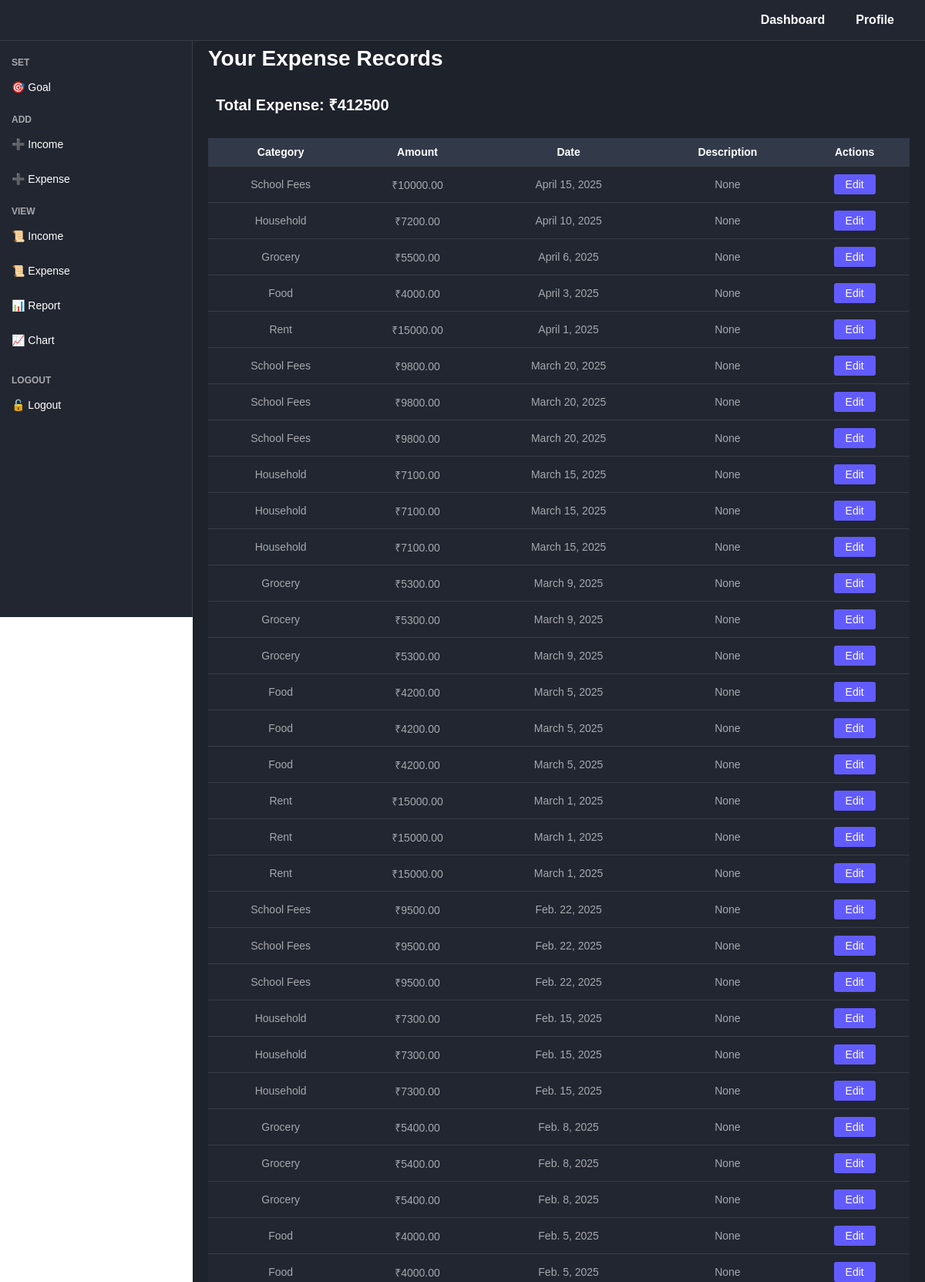
The app's page /view_expense/ (signed in, upper part) with its own data.
### tracker/models.py (models this page shows, shortened)
class Expense(models.Model):
    user = models.ForeignKey(User, on_delete=models.CASCADE)  # Link to logged-in user
    category = models.ForeignKey('ExpenseCategory', on_delete=models.SET_NULL, null=True)
    amount = models.DecimalField(max_digits=10, decimal_places=2)
    date = models.DateField()
    description = models.TextField(blank=True, null=True)

class ExpenseCategory(models.Model):
    name = models.CharField(max_length=255, unique=True)

### tracker/views.py (the view)
# urls.py: path("view_expense/", view_expense_view, name="view_expense"),
@login_required
def view_expense_view(request):
    expenses = Expense.objects.select_related('category').filter(user=request.user).order_by('-date')
    total_expense = expenses.aggregate(Sum('amount'))['amount__sum'] or 0  # Sum of all income amounts
    return render(request, 'view_expense.html', {'expenses': expenses, 'total_expense': total_expense})

### tracker/templates/view_expense.html (shortened to what this page needs)
{% load static %}
<!DOCTYPE html>
<html lang="en">
  <head>
    <link rel="stylesheet" href="{% static 'css/view_expense.css' %}" />
    <link rel="stylesheet" href="{% static 'css/sidebar.css' %}" />
    <link rel="stylesheet" href="{% static 'css/message.css' %}" />
  </head>
  <body>
    <div class="main-container">
      {% include "sidebar.html" %}
      <div class="content">
        <div class="container">
          <h2>Your Expense Records</h2>
          <div class="total-expense">
            <strong>Total Expense: ₹{{ total_expense }}</strong>
          </div>
          <table>
            <thead>
              <tr>
                <th>Category</th>
                <th>Amount</th>
                <th>Date</th>
                <th>Description</th>
                <th>Actions</th>
              </tr>
            </thead>
            <tbody>
              {% for expense in expenses %}
              <tr>
                <td>{{ expense.category.name }}</td>
                <td>₹{{ expense.amount }}</td>
                <td>{{ expense.date }}</td>
                <td>{{ expense.description }}</td>
                <td>
                  <a href="{% url 'edit_expense' expense.id %}" class="edit-btn"
                    >Edit</a
                  >
                </td>
              </tr>
              {% empty %}
              <tr>
                <td colspan="5">No expense records found.</td>
              </tr>
              {% endfor %}
            </tbody>
          </table>
        </div>
      </div>
    </div>
  </body>
</html>

### tracker/static/css/view_expense.css (style rules this page uses)
* { margin: 0; padding: 0; box-sizing: border-box; font-family: Arial, sans-serif; }
.main-container { display: flex; height: 100vh; }
.content { flex-grow: 1; padding: 20px; margin-left: 250px; background: rgb(29 34 43); min-height: fit-content; }
.container { width: 100%; margin: 0 auto; background: rgb(29 34 43); }
h2 { justify-content: flex-start; margin-bottom: 20px; font-size: 28px; font-weight: bold; color: white; }
.total-expense { font-size: 20px; font-weight: bold; text-align: left; margin-bottom: 15px; color: white; padding: 10px; }
table { width: 100%; border-collapse: collapse; margin-top: 20px; }
th, td { padding: 10px; text-align: center; font-size: 14px; border-bottom: 1px solid rgb(56 60 70); }
th { background: #323a49; color: white; font-weight: bold; }
td { background-color: rgb(33 38 49); color: rgb(166 168 173); }
tr:nth-child(even) { background: #f9f9f9; }
.edit-btn { display: inline-block; padding: 5px 15px; background: #625bff; color: white; text-decoration: none; border: none; font-size: 14px; cursor: pointer; transition: 0.3s; border-radius: 3px; }

### tracker/static/css/sidebar.css (style rules this page uses)
.content { margin-left: 250px; padding: 20px; padding-top: 60px; }

### records on screen
Expense: category.name "School Fees", amount "10000.00", date "April 15, 2025", description "None"
Expense: category.name "Household", amount "7200.00", date "April 10, 2025", description "None"
Expense: category.name "Grocery", amount "5500.00", date "April 6, 2025", description "None"
Expense: category.name "Food", amount "4000.00", date "April 3, 2025", description "None"
Expense: category.name "Rent", amount "15000.00", date "April 1, 2025", description "None"
Expense: category.name "School Fees", amount "9800.00", date "March 20, 2025", description "None"
Expense: category.name "School Fees", amount "9800.00", date "March 20, 2025", description "None"
Expense: category.name "School Fees", amount "9800.00", date "March 20, 2025", description "None"
Expense: category.name "Household", amount "7100.00", date "March 15, 2025", description "None"
Expense: category.name "Household", amount "7100.00", date "March 15, 2025", description "None"
Expense: category.name "Household", amount "7100.00", date "March 15, 2025", description "None"
Expense: category.name "Grocery", amount "5300.00", date "March 9, 2025", description "None"
Expense: category.name "Grocery", amount "5300.00", date "March 9, 2025", description "None"
Expense: category.name "Grocery", amount "5300.00", date "March 9, 2025", description "None"
Expense: category.name "Food", amount "4200.00", date "March 5, 2025", description "None"
Expense: category.name "Food", amount "4200.00", date "March 5, 2025", description "None"
Expense: category.name "Food", amount "4200.00", date "March 5, 2025", description "None"
Expense: category.name "Rent", amount "15000.00", date "March 1, 2025", description "None"
Expense: category.name "Rent", amount "15000.00", date "March 1, 2025", description "None"
Expense: category.name "Rent", amount "15000.00", date "March 1, 2025", description "None"
Expense: category.name "School Fees", amount "9500.00", date "Feb. 22, 2025", description "None"
Expense: category.name "School Fees", amount "9500.00", date "Feb. 22, 2025", description "None"
Expense: category.name "School Fees", amount "9500.00", date "Feb. 22, 2025", description "None"
Expense: category.name "Household", amount "7300.00", date "Feb. 15, 2025", description "None"
Expense: category.name "Household", amount "7300.00", date "Feb. 15, 2025", description "None"
Expense: category.name "Household", amount "7300.00", date "Feb. 15, 2025", description "None"
Expense: category.name "Grocery", amount "5400.00", date "Feb. 8, 2025", description "None"
Expense: category.name "Grocery", amount "5400.00", date "Feb. 8, 2025", description "None"
Expense: category.name "Grocery", amount "5400.00", date "Feb. 8, 2025", description "None"
Expense: category.name "Food", amount "4000.00", date "Feb. 5, 2025", description "None"
Expense: category.name "Food", amount "4000.00", date "Feb. 5, 2025", description "None"

### other values on screen
{{ total_expense }} "412500"
